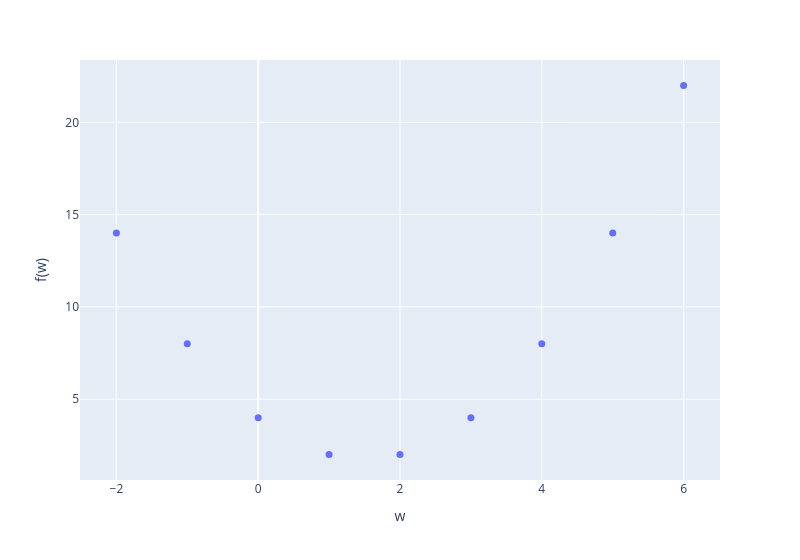

This figure's notebook cell:
### Markdown cell above
**Problem 2**: Minimize the function this time with integer contraints
$$
\arg \min_{w \in \mathbb{Z}}w^2 - 3w + 4
$$

### Code cell
w = np.arange(-2, 7)
f = lambda w: w**2 - 3 * w + 4
fig = px.scatter(x=w, y=f(w), labels={'x': 'w', 'y': 'f(w)'})
fig.update_traces(marker_size=7)
# fig.write_image("images/function2.pdf",)
fig

### Figure 1 — Plotly figure (JSON) as saved in the notebook; plotly's stock layout.template omitted (floating-point values rounded to 4 significant figures)
{"data": [{"hovertemplate": "w=%{x}<br>f(w)=%{y}<extra></extra>", "legendgroup": "", "marker": {"color": "#636efa", "size": 7, "symbol": "circle"}, "mode": "markers", "name": "", "orientation": "v", "showlegend": false, "type": "scatter", "x": [-2, -1, 0, 1, 2, 3, 4, 5, 6], "xaxis": "x", "y": [14, 8, 4, 2, 2, 4, 8, 14, 22], "yaxis": "y"}], "layout": {"legend": {"tracegroupgap": 0}, "margin": {"t": 60}, "width": 800, "xaxis": {"anchor": "y", "domain": [0, 1], "title": {"text": "w"}}, "yaxis": {"anchor": "x", "domain": [0, 1], "title": {"text": "f(w)"}}}}
